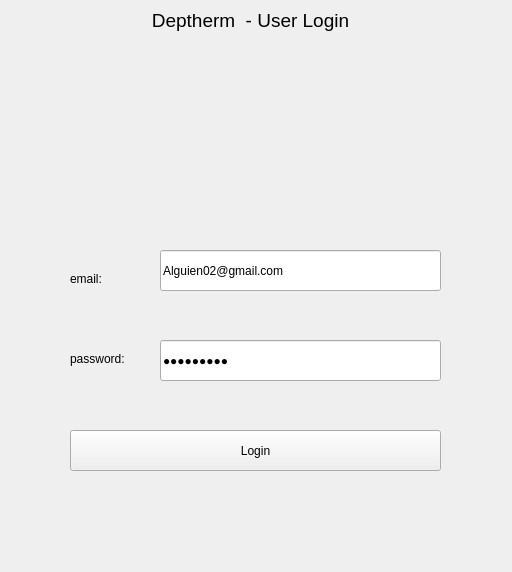
<?xml version="1.0" encoding="UTF-8"?>
<ui version="4.0">
 <class>Form</class>
 <widget class="QWidget" name="Form">
  <property name="geometry">
   <rect>
    <x>0</x>
    <y>0</y>
    <width>512</width>
    <height>572</height>
   </rect>
  </property>
  <property name="windowTitle">
   <string>Form</string>
  </property>
  <widget class="QPushButton" name="buttonLogin">
   <property name="geometry">
    <rect>
     <x>70</x>
     <y>430</y>
     <width>371</width>
     <height>41</height>
    </rect>
   </property>
   <property name="text">
    <string>Login</string>
   </property>
  </widget>
  <widget class="QLineEdit" name="lineEditEmail">
   <property name="geometry">
    <rect>
     <x>160</x>
     <y>250</y>
     <width>281</width>
     <height>41</height>
    </rect>
   </property>
   <property name="text">
    <string>Alguien02@gmail.com</string>
   </property>
  </widget>
  <widget class="QLineEdit" name="lineEditPassword">
   <property name="geometry">
    <rect>
     <x>160</x>
     <y>340</y>
     <width>281</width>
     <height>41</height>
    </rect>
   </property>
   <property name="text">
    <string>password2</string>
   </property>
   <property name="echoMode">
    <enum>QLineEdit::Password</enum>
   </property>
  </widget>
  <widget class="QLabel" name="labelHeader">
   <property name="geometry">
    <rect>
     <x>-10</x>
     <y>0</y>
     <width>521</width>
     <height>41</height>
    </rect>
   </property>
   <property name="font">
    <font>
     <pointsize>14</pointsize>
    </font>
   </property>
   <property name="text">
    <string>Deptherm  - User Login</string>
   </property>
   <property name="alignment">
    <set>Qt::AlignCenter</set>
   </property>
  </widget>
  <widget class="QLabel" name="label_3">
   <property name="geometry">
    <rect>
     <x>70</x>
     <y>270</y>
     <width>67</width>
     <height>17</height>
    </rect>
   </property>
   <property name="text">
    <string>email:</string>
   </property>
  </widget>
  <widget class="QLabel" name="label_4">
   <property name="geometry">
    <rect>
     <x>70</x>
     <y>350</y>
     <width>67</width>
     <height>17</height>
    </rect>
   </property>
   <property name="text">
    <string>password:</string>
   </property>
  </widget>
  <widget class="QLabel" name="labelMessage">
   <property name="geometry">
    <rect>
     <x>0</x>
     <y>480</y>
     <width>511</width>
     <height>41</height>
    </rect>
   </property>
   <property name="text">
    <string/>
   </property>
   <property name="alignment">
    <set>Qt::AlignCenter</set>
   </property>
  </widget>
  <widget class="QLabel" name="thermalCamera">
   <property name="geometry">
    <rect>
     <x>0</x>
     <y>70</y>
     <width>491</width>
     <height>131</height>
    </rect>
   </property>
   <property name="text">
    <string/>
   </property>
  </widget>
  <zorder>thermalCamera</zorder>
  <zorder>buttonLogin</zorder>
  <zorder>lineEditEmail</zorder>
  <zorder>lineEditPassword</zorder>
  <zorder>labelHeader</zorder>
  <zorder>label_3</zorder>
  <zorder>label_4</zorder>
  <zorder>labelMessage</zorder>
 </widget>
 <resources/>
 <connections/>
</ui>
